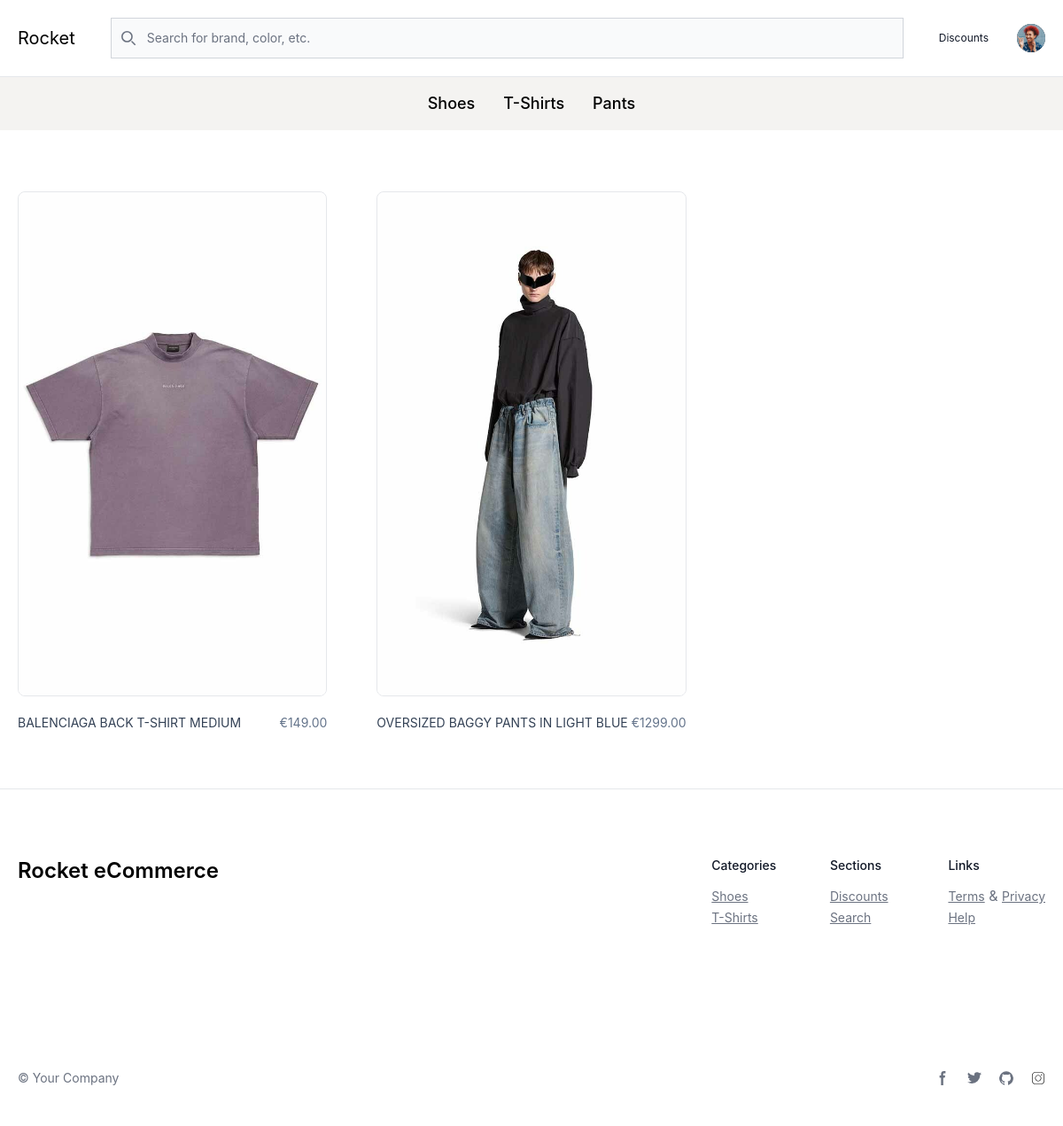
The app's page /category-product/t-shirts/ with its own data.
### apps/common/models.py (models this page shows, shortened)
class BaseModel(models.Model):
    created_at = models.DateTimeField(auto_now_add=True)
    updated_at = models.DateTimeField(auto_now=True)
    class Meta:
        abstract = True

class Tag(BaseModel):
    name = models.CharField(max_length=255)
    slug = AutoSlugField(populate_from='name', unique=True)
    def __str__(self):
        return self.name

class Product(BaseModel):
    product_stripe = models.OneToOneField(ProductStripe, on_delete=models.CASCADE, related_name="product")
    name = models.CharField(max_length=255)
    slug = AutoSlugField(populate_from='name', unique=True)
    img_main = models.ImageField(upload_to='product', null=True, blank=True)
    img_1 = models.ImageField(upload_to='product', null=True, blank=True)
    img_2 = models.ImageField(upload_to='product', null=True, blank=True)
    img_3 = models.ImageField(upload_to='product', null=True, blank=True)
    img_4 = models.ImageField(upload_to='product', null=True, blank=True)
    img_5 = models.ImageField(upload_to='product', null=True, blank=True)
    url_video = models.URLField(null=True, blank=True)
    short_description = models.CharField(max_length=100, null=True, blank=True)
    description = models.TextField(null=True, blank=True)
    tags = models.ManyToManyField(Tag, blank=True)
    stock = models.IntegerField(null=True, blank=True)
    featured = models.BooleanField(default=False)
    discount = models.DecimalField(max_digits=5, decimal_places=2, blank=True,null=True)
    price = models.DecimalField(max_digits=10, decimal_places=2)

class Settings(BaseModel):
    type = models.CharField(max_length=255, choices=TypeChocies.choices, unique=True)
    value = models.TextField(null=True, blank=True)
    value_html = QuillField(null=True, blank=True)
    file = models.FileField(upload_to='hero/', null=True, blank=True)

### home/views.py (the view)
# urls.py: path('category-product/<str:slug>/', views.category_products, name='category_products'),
def category_products(request, slug):
    tag = get_object_or_404(Tag , slug=slug)
    context = {
        'tag': tag
    }
    return render(request, 'pages/category-products.html', context)

### home/templatetags/cart_tags.py (called while the page is built)
@register.filter(name="cart_count")
def cart_count(user):
    if user.is_authenticated:
        cart_count = Cart.objects.filter(user=user, is_ordered=False).count()
        return cart_count
    else:
        return 0

### templates/pages/category-products.html (shortened to what this page needs)
{% extends "layouts/base-products.html" %}
{% block content %}
<section class="bg-white pt-0 {% if not request.path == '/' %} md:pt-44 {% else %} md:pt-10 {% endif %} md:pt-10 mb-10 md:mb-16 pb-10 md:pb-16 border-b border-gray-200">
  <div class="mt-10">
      <div class="grid mx-auto max-w-screen-2xl gap-14 lg:grid-cols-3 px-5" id='scrollTarget'>
          {% for product in tag.product_set.all %}
              {% if not product.discount %}
              <a class="group" href="{% url 'product_details' product.slug %}">
                  <div class="max-w-full mx-auto bg-white rounded-lg overflow-hidden border border-gray-200 md:h-[570px]">
                      {% if product.img_main %}
                          <img class="rounded-t-lg h-full object-cover" src="{{ product.img_main.url }}" alt="product image" />
                      {% endif %}
                  </div>
                  <div class="flex justify-between mt-5">
                      <span class="block text-sm text-slate-700">{{ product.name }}</span>
                      <span class="block text-sm text-slate-500">€{{ product.price }}</span>
                  </div>
              </a>
              {% endif %}
          {% endfor %}
      </div>
  </div>
</section>
{% endblock %}

### templates/layouts/base-products.html (shortened to what this page needs)
{% load static cart_tags  %}
<!DOCTYPE html>
<html lang="en">
<head>
    <link rel="stylesheet" href="https://cdn.jsdelivr.net/npm/swiper@8/swiper-bundle.min.css" />
    <link rel="stylesheet" href="{% static 'dist/main.css' %}">
</head>
<body>
    <nav class="bg-white dark:bg-gray-900 fixed w-full z-20 top-0 start-0">
        <div class="max-w-screen-2xl flex flex-wrap items-center justify-between mx-auto p-5 ">
            <a href="/" class="flex items-center space-x-3 rtl:space-x-reverse">
                <span class="self-center text-xl font-normal whitespace-nowrap dark:text-white">Rocket</span>
            </a>
            <div class="flex-1 items-center justify-between hidden w-full md:flex sm:hidden md:w-auto md:order-1" id="navbar-sticky">
                <form action="{% url "search_page" %}" class="w-full mx-10">
                    <div class="relative">
                        <div class="absolute inset-y-0 start-0 flex items-center ps-3 pointer-events-none">
                        </div>
                        <input type="text" name="search" value="{{ request.GET.search }}" id="default-search" class="block w-full p-4 py-3 ps-10 text-sm text-gray-900 border border-gray-300 bg-gray-50 focus:ring-blue-500 focus:border-blue-500 dark:bg-gray-700 dark:border-gray-600 dark:placeholder-gray-400 dark:text-white dark:focus:ring-blue-500 dark:focus:border-blue-500" placeholder="Search for brand, color, etc." required />
                    </div>
                </form>
            </div>
            <div class="flex md:order-2 space-x-0 md:space-x-0 rtl:space-x-reverse">
                <ul class="flex flex-row items-center p-0 font-normal text-xs space-x-0 md:space-x-8 rtl:space-x-reverse mt-0 border-0 bg-white dark:bg-gray-800 dark:bg-gray-900 dark:border-gray-700">
                    <li>
                        <a href="{% url "discounts" %}" class="block py-2 px-3 text-gray-900 rounded hover:bg-gray-100 md:hover:bg-transparent md:hover:text-blue-700 md:p-0 md:dark:hover:text-blue-500 dark:text-white dark:hover:bg-gray-700 dark:hover:text-white md:dark:hover:bg-transparent dark:border-gray-700">Discounts</a>
                    </li>
                    <div class="flex items-center md:order-2 space-x-0 md:space-x-0 rtl:space-x-reverse">
                        <button type="button" class="flex text-sm bg-gray-800 rounded-full ms-3 md:ms-0 md:me-0 focus:ring-4 focus:ring-gray-300 dark:focus:ring-gray-600" id="user-menu-button" aria-expanded="false" data-dropdown-toggle="user-dropdown" data-dropdown-placement="bottom">
                          <img class="w-8 h-8 rounded-full" src="{% static "dist/images/users/bonnie-green.png" %}" alt="user photo">
                        </button>
                    </div>
                </ul>
            </div>
        </div>
        <div class="border-t">
            <div class="bg-[#F4F3F1] flex justify-center gap-8">
                {% for tag in tags %}
                    <a class="block text-lg font-medium py-4 border-black hover:border-b hover:border-b-2" href="{% url "home_page" tag.slug %}">{{ tag|title }}</a>
                {% endfor %}
            </div>
        </div>
    </nav>
    {% block content %}{% endblock content %}
    <footer class="bg-white dark:bg-gray-900">
        <div class="mx-auto w-full max-w-screen-2xl px-5 py-3 mt-3">
            <div class="md:flex md:justify-between">
            <div class="mb-6 md:mb-0">
                <a href="/" class="flex items-center">
                    <span class="self-center text-2xl font-semibold whitespace-nowrap dark:text-white">{{ site_name }}</span>
                </a>
            </div>
            <div class="grid grid-cols-2 gap-8 sm:gap-6 sm:grid-cols-3">
                <div>
                    <h2 class="mb-3 text-sm font-medium text-gray-900 dark:text-white">Categories</h2>
                    <ul class="text-gray-500 dark:text-gray-400 font-normal">
                        {% for tag in tags|slice:"2" %}
                        <li>
                            <a href="{% url "home_page" tag.slug %}" class="underline text-sm">{{ tag.name|title }}</a>
                        </li>
                        {% endfor %}
                    </ul>
                </div>
                <div>
                    <h2 class="mb-3 text-sm font-medium text-gray-900 dark:text-white">Sections</h2>
                    <ul class="text-gray-500 dark:text-gray-400 font-normal">
                        <li>
                            <a href="{% url "discounts" %}" class="underline text-sm">Discounts</a>
                        </li>
                        <li>
                            <a href="{% url "search_page" %}" class="underline text-sm">Search</a>
                        </li>
                    </ul>
                </div>
                <div>
                    <h2 class="mb-3 text-sm font-medium text-gray-900 dark:text-white">Links</h2>
                    <ul class="text-gray-500 dark:text-gray-400 font-normal">
                        <li>
                            <a href="{% url "terms_condition" %}" class="underline text-sm">Terms</a>
                            &amp;
                            <a href="{% url "privacy_policy" %}" class="underline text-sm">Privacy</a>
                        </li>
                        <li>
                            <a href="{% url "help" %}" class="underline text-sm">Help</a>
                        </li>
                    </ul>
                </div>
            </div>
        </div>
        <div class="sm:flex sm:items-center sm:justify-between mt-10 md:mt-40 mb-3 md:mb-8">
            <span class="text-sm text-gray-500 sm:text-center dark:text-gray-400">© {{ copyright }}</span>
            <div class="flex mt-4 sm:justify-center sm:mt-0">
                {% if social_facebook %}
                <a href="{{ social_facebook }}" class="text-gray-500 hover:text-gray-900 dark:hover:text-white">
                    <svg class="w-4 h-4" aria-hidden="true" xmlns="http://www.w3.org/2000/svg" fill="currentColor" viewBox="0 0 8 19">
                        <path fill-rule="evenodd" d="M6.135 3H8V0H6.135a4.147 4.147 0 0 0-4.142 4.142V6H0v3h2v9.938h3V9h2.021l.592-3H5V3.591A.6.6 0 0 1 5.592 3h.543Z" clip-rule="evenodd"/>
                    </svg>
                </a>
                {% endif %}
                {% if social_twitter %}
                <a href="{{ social_twitter }}" class="text-gray-500 hover:text-gray-900 dark:hover:text-white ms-5">
                </a>
                {% endif %}
                {% if social_github %}
                <a href="{{ social_github }}" class="text-gray-500 hover:text-gray-900 dark:hover:text-white ms-5">
                </a>
                {% endif %}
                {% if social_instagram %}
                <a href="{{ social_instagram }}" class="text-gray-500 hover:text-gray-900 dark:hover:text-white ms-5">
                </a>
                {% endif %}
            </div>
        </div>
        </div>
    </footer>
</body>
</html>

### records on screen
Tag: name "Shoes"
Tag: name "T-Shirts"
Tag: name "Pants"
Product: img_main (picture), name "BALENCIAGA BACK T-SHIRT MEDIUM", price "149.00"
Product: img_main (picture), name "OVERSIZED BAGGY PANTS IN LIGHT BLUE", price "1299.00"
Settings: value "Rocket eCommerce"
Settings: value "Your Company"
